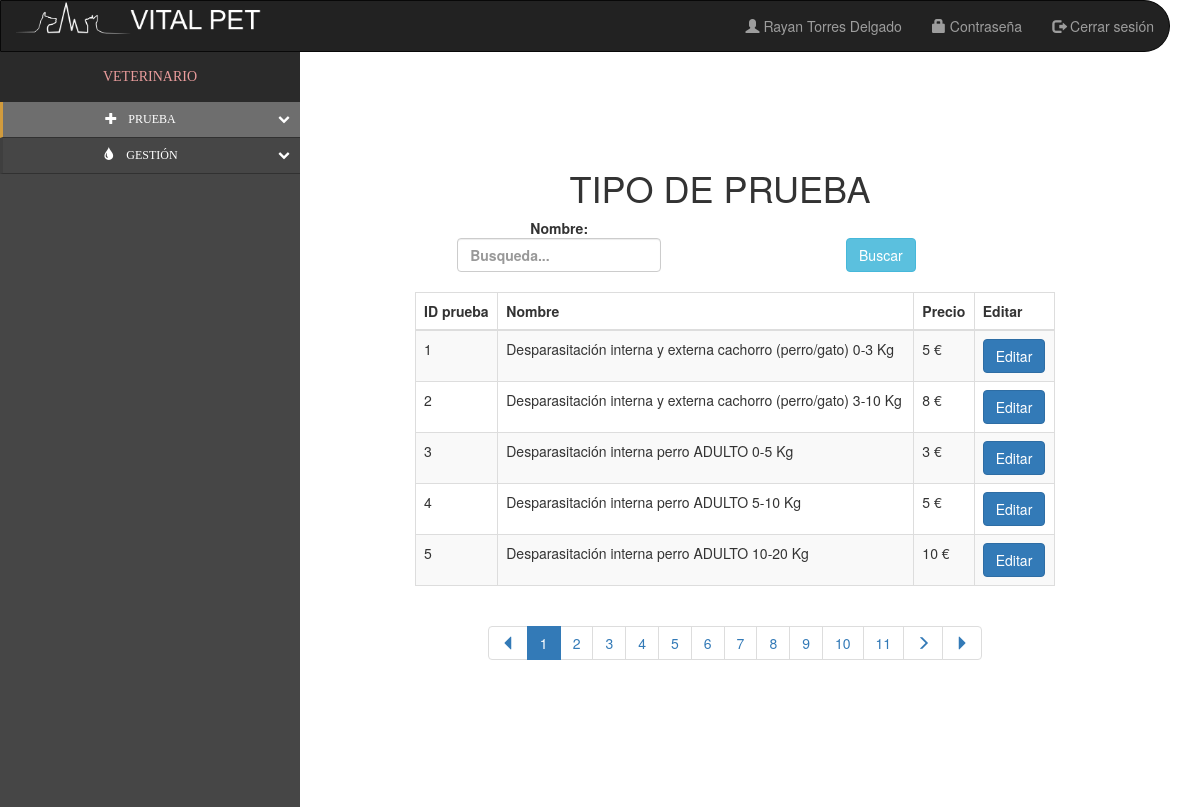
Screenshot of /VISTA/COMUN/vistaGestionTipoPrueba.php (signed in) with the database file from the repository.
### tables this page shows
CREATE TABLE `tipos_pruebas` (
  `id_tipo_prueba` int(11) NOT NULL,
  `nombre_tipo_prueba` varchar(200) NOT NULL,
  `precio_tipo_prueba` float NOT NULL
);

### BBDD/model.php (called while the page is built, shortened)
<?php
    class Model {
        private $conexion;
        function __construct ($host, $user, $pass, $nombreBase){
            $this->conexion = new mysqli($host, $user, $pass);
                $this->conexion->set_charset("utf8");
        }
        public function ejecutarConsulta($consulta){
            $resultado = null;
            if(isset($this->conexion)){
                $resultado = $this->conexion->stmt_init();
                $resultado->prepare($consulta);
                $resultado->execute();
            }
            return $resultado;
        }
        public function devolverConsultaArray($consulta){
            $resultadoConsulta = $this->ejecutarConsulta($consulta);
            $total = null;
                if($resultadoConsulta){
                    $resultado = $resultadoConsulta->get_result();
                }
                if($resultado){
                    $fila = $resultado->fetch_array();
                    while ($fila != null){
                        $total[] = $fila;
                        $fila = $resultado->fetch_array();
                    }
                }
                return $total;
        }
         public function visualizarTipoPruebasFiltrado($nombre){
            $consulta = "SELECT * FROM tipos_pruebas WHERE  nombre_tipo_prueba LIKE '%$nombre%'";
            $resultado = $this->devolverConsultaArray($consulta);
            return $resultado;
        }
        public function visualizarTipoPruebasFiltradoPaginacion($nombre, $inicio, $tamano_pagina){
            $consulta = "SELECT * FROM tipos_pruebas WHERE  nombre_tipo_prueba LIKE '%$nombre%' LIMIT ".$inicio."," . $tamano_pagina;
            $resultado = $this->devolverConsultaArray($consulta);
            return $resultado;
        }
    }
?>

### VISTA/COMUN/vistaGestionTipoPrueba.php (the view, shortened to what this page needs)
<?php
    if (isset($_GET["nombre"])){
      $nombre = $_GET["nombre"];
    }else{
      $nombre = "";
    }
?>
<!DOCTYPE html>
<html lang="es">
<head>
  <link rel="stylesheet" href="https://maxcdn.bootstrapcdn.com/bootstrap/3.4.0/css/bootstrap.min.css">
  <link href="//netdna.bootstrapcdn.com/bootstrap/3.2.0/css/bootstrap.min.css" rel="stylesheet" id="bootstrap-css">
  <link href="//maxcdn.bootstrapcdn.com/font-awesome/4.2.0/css/font-awesome.min.css" rel="stylesheet">
  <link rel="stylesheet" type="text/css" href="../../CSS/estilo.css">
</head>
<body>
  <div class="row">
    <div class="col-12 col-sm-12 col-md-12  col-lg-12">
      <?php
      include "../../INCLUDE/menuPrincipal.inc"
      ?>
    </div>
      <div class="col-12 col-sm-5 col-md-4 col-lg-4">
      <?php
        if ($_SESSION['rol'] == 'Recepcionista'){
        include "../../INCLUDE/menuRec.inc";
      } else if ($_SESSION['rol'] == 'Veterinario'){
        include "../../INCLUDE/menuVet.inc";
      }
      ?>
      </div>
      <div class="col-12 col-sm-7 col-md-7  col-lg-7 text-left logotipo">
      <div class="form-group row">
      <div class="col-12 col-sm-12 col-md-12 col-lg-12">
        <h1>TIPO DE PRUEBA</h1>
          </div>
          <form class="formulario" action='vistaGestionTipoPrueba.php' method='GET'>
      <div class="col-12 col-sm-12 col-md-6 col-lg-6">
            <label name="busquedaNombrePrueba_lb" id="id_busqueda_NombrePrueba">Nombre:
            <input class="form-control" name="nombre" id="myInput" type="text" value="<?= $nombre ?>" placeholder="Busqueda...">
            </label>
            </div>
            <div class="col-12 col-sm-12 col-md-6 col-lg-6">
            <input type="submit" class="btn btn-info botonsitobb" value="Buscar" name="busqueda">
        </div>
      </form>
      </div>
      <div class="col-12 col-sm-12 col-md-12 col-lg-12">
      <table class="table table-bordered table-striped">
    <thead>
      <tr>
        <th>ID prueba</th>
        <th>Nombre</th>
        <th>Precio</th>
        <?php
          if($_SESSION['rol'] == 'Veterinario'){
             echo '<th>Editar</th>';
          }
        ?>
      </tr>
    </thead>
    <tbody id="myTable">
    <?php
        require_once '../../BBDD/model.php';
        $conexion = new Model(Config::$host, Config::$user, Config::$pass, Config::$nombreBase);
        $resultado = $conexion->visualizarTipoPruebasFiltrado($nombre);
        if (!empty($resultado)) {
            $tamano_pagina = 5;
            $pagina = false;
        if (!$pagina) {
             $inicio = 0;
        } else {
             $inicio = ($pagina - 1) * $tamano_pagina;
        }
            $resultadoPaginacion = $conexion->visualizarTipoPruebasFiltradoPaginacion($nombre, $inicio, $tamano_pagina);
            foreach($resultadoPaginacion as $tprueba){
                   echo (" <tr>
                  <td>".$tprueba['id_tipo_prueba']."</td>
                  <td>".$tprueba['nombre_tipo_prueba']."</td>
                  <td>".$tprueba['precio_tipo_prueba']." &euro;</td>");
                    if($_SESSION['rol'] == 'Veterinario'){
                           echo ('<td>
                          <form action="../VETERINARIO/vistaEditarTipoPrueba.php" method="POST">
                            <input type="hidden" value="'.$tprueba['id_tipo_prueba'].'" name="id_tipo_prueba">
                            <input class="btn btn-primary" type="submit" value="Editar">
                          </form>
                          </td>');
                    }
               echo ("</tr>");
        }
          ?>
    </tbody>
  </table>
</div>
<div class="col-12 col-sm-12 col-md-12 col-lg-12">
<?php
    include '../../INCLUDE/piePaginacion.php';
  } else {
     echo ("<p>No se han encontrado resultados.</p>");
  }
  ?>
</div>
</div>
</div>
</body>
</html>

### CSS/estilo.css (style rules this page uses)
.text-left { margin-top:1%; }
.formulario { padding:2%; }
table { text-align: center; }
td { text-align: left; }
.logotipo { margin:8% auto; text-align:center; }
body { margin: 0px; padding: 0px; }
.row { max-width:100%; }
.botonsitobb { margin-top:20px; }

### rows the page displays
tipos_pruebas: id_tipo_prueba "1", nombre_tipo_prueba "Desparasitación interna y externa cachorro (perro/gato) 0-3 Kg", precio_tipo_prueba "5"
tipos_pruebas: id_tipo_prueba "2", nombre_tipo_prueba "Desparasitación interna y externa cachorro (perro/gato) 3-10 Kg", precio_tipo_prueba "8"
tipos_pruebas: id_tipo_prueba "3", nombre_tipo_prueba "Desparasitación interna perro ADULTO 0-5 Kg", precio_tipo_prueba "3"
tipos_pruebas: id_tipo_prueba "4", nombre_tipo_prueba "Desparasitación interna perro ADULTO 5-10 Kg", precio_tipo_prueba "5"
tipos_pruebas: id_tipo_prueba "5", nombre_tipo_prueba "Desparasitación interna perro ADULTO 10-20 Kg", precio_tipo_prueba "10"

### other values shown
$_SESSION['usuario'] "Rayan Torres Delgado"
